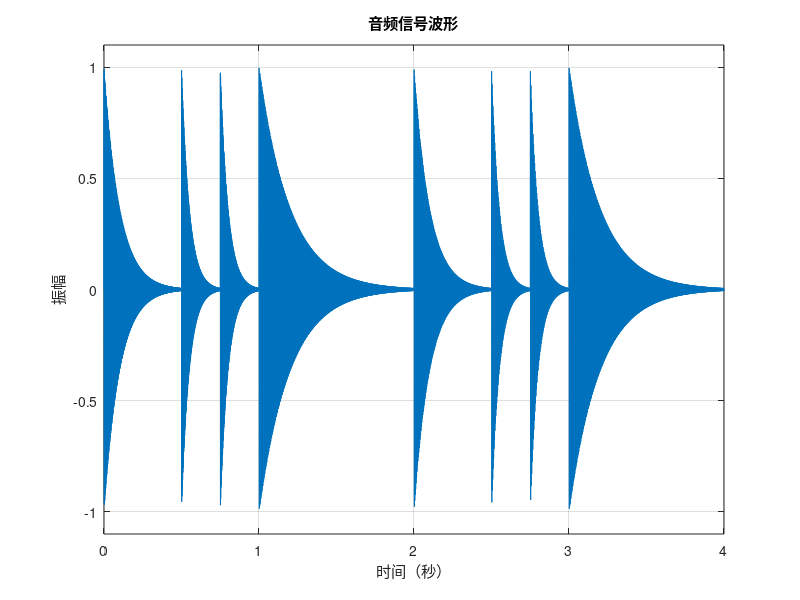

Write the MATLAB code that produced this figure.
fs=8000;
quarterNote=0.5;
freq_5=523.25;
freq_6=freq_5*2^(2/12);
freq_2=freq_5*2^(-5/12);
freq_1=freq_5*2^(-7/12);
freq_6dot=freq_5*2^(-10/12);

generateNote = @(f,duration) sin(2*pi*f*(0:1/fs:duration)).*exp(-5*(0:1/fs:duration)/duration);

note5_4 = generateNote(freq_5, quarterNote);
note5_8 = generateNote(freq_5, quarterNote/2);
note6_8 = generateNote(freq_6, quarterNote/2);
note2_2 = generateNote(freq_2, quarterNote*2);
note1_4 = generateNote(freq_1, quarterNote);
note1_8 = generateNote(freq_1, quarterNote/2);
note6dot_8 = generateNote(freq_6dot, quarterNote/2);

to_display=[note5_4,note5_8,note6_8,note2_2,note1_4,note1_8,note6dot_8,note2_2];
sound(to_display, fs*2);


% 计算时间轴
t = (0:length(to_display)-1)/fs; 

% 绘制波形图
figure;
plot(t, to_display);
xlabel('时间（秒）');
ylabel('振幅');
title('音频信号波形');
grid on;

% 自动调整横轴范围（0到总时长）
xlim([0, t(end)]); 

% 纵轴固定显示范围（-1到1）
ylim([-1.1, 1.1]);